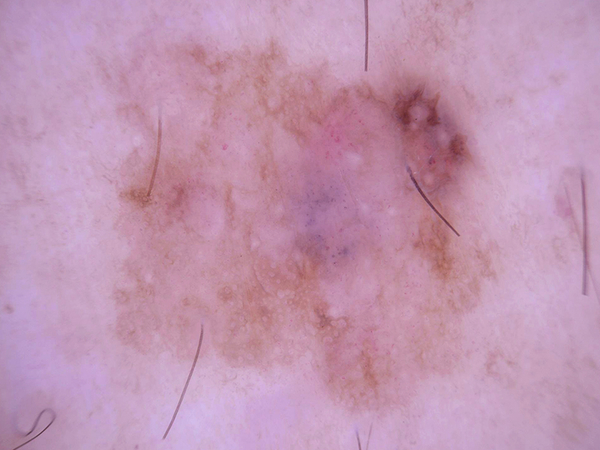
#> input picture backend/image_processing/example.jpg, 600 x 450 px
$ python -i noise_removal.py   (imports and definitions only)
#> lines starting #> are read from the running program, lines starting #| are printed output that depends on the picture; after the words box and inside, x2 and y2 are one past the last pixel; in counts of white or black regions, pixels touching at a corner belong together
from dataclasses import dataclass
import cv2
from skimage import img_as_float
from skimage.segmentation import chan_vese
import numpy as np


@dataclass
class DullRazorConfig:
    ksize: int = 1
    kanchor: tuple[int, int] = (9, 9)
    gaussian_ksize: tuple[int, int] = (3, 3)
    threshold: int = 10
    threshold_max_val: int = 255
    inpaint_radius: int = 6


# [22 lines left out: function dull_razor, not called in this run]


def median_filtering(img, ksize=5):
    return cv2.medianBlur(img, ksize)


def otsu_method(img, gaussian_ksize=(5, 5), threshold=0, threshold_max_val=255):
    # gray = img
#> called with gaussian_ksize = (5, 5), threshold = 0, threshold_max_val = 255
    gray = cv2.cvtColor(img, cv2.COLOR_RGB2GRAY)
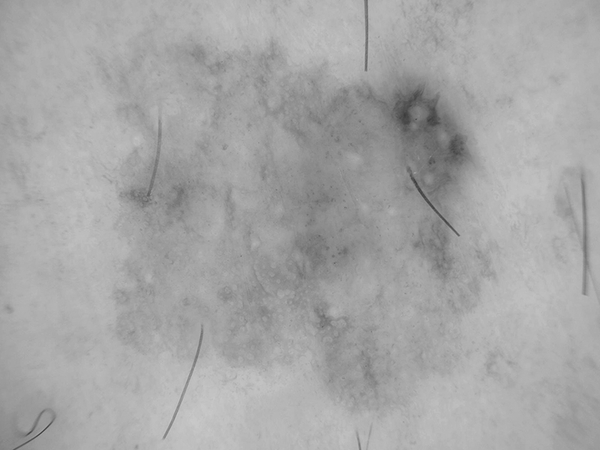
#> gray: shape (450, 600); min 60, max 201, mean 166
    blur = cv2.GaussianBlur(gray, gaussian_ksize, 0)
    _, ret = cv2.threshold(blur, threshold, threshold_max_val,
                           cv2.THRESH_BINARY + cv2.THRESH_OTSU)
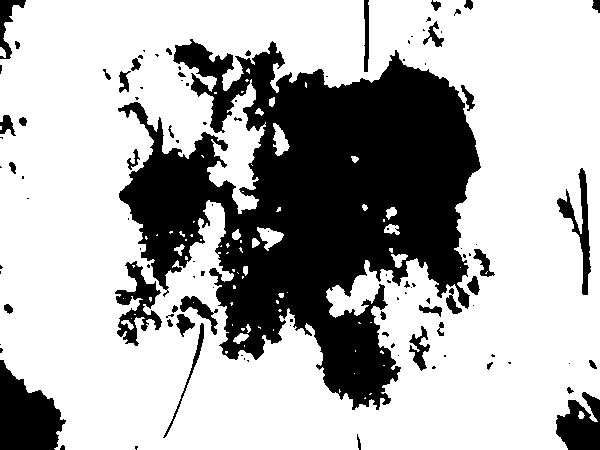
#> ret: shape (450, 600); 69.6% white; 110 black regions (65 under 20 px), largest, box (x1, y1, x2, y2) and area: (118, 39, 481, 410) 68587, (0, 360, 66, 450) 3811, (556, 392, 600, 450) 1774

    return ret


def closing(img, kernel=(3, 3)):
    img = invert_bitwise(img)
    return cv2.morphologyEx(img, cv2.MORPH_CLOSE, kernel)


def opening(img, kernel=(3, 3)):
    img = invert_bitwise(img)
    return cv2.morphologyEx(img, cv2.MORPH_OPEN, kernel)


def invert_bitwise(img):
    return cv2.bitwise_not(img)


def and_bitwise(img, msk):
    return cv2.bitwise_and(img, img, mask=msk)


@dataclass
class ChanVeseConfig:
    edge_length: float = 0.95
    lambda1: int = 1
    lambda2: int = 2
    tolerance: float = 1e-3
    iterations: int = 200
    delta: float = 0.5


def chan_vese_segmentation(
    img,
    config=ChanVeseConfig()
):
    image_float = img_as_float(img)
    mask = chan_vese(image_float, mu=config.edge_length, lambda1=config.lambda1,
                     lambda2=config.lambda2, tol=config.tolerance, max_num_iter=config.iterations,
                     dt=config.delta, init_level_set="checkerboard", extended_output=False)
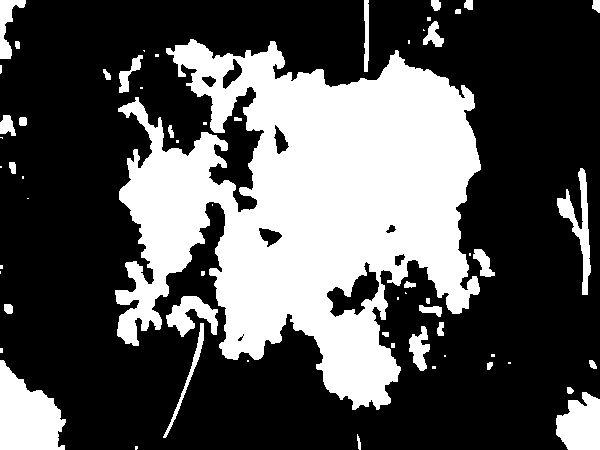
#> mask: shape (450, 600) bool; 33.2% white; 61 white regions (27 under 20 px), largest, box (x1, y1, x2, y2) and area: (115, 39, 481, 410) 76604, (0, 360, 66, 450) 3950, (556, 392, 600, 450) 1961
    return img * mask


def hair_removal(img):
    processed_img, _bhf = dull_razor(img)
    return median_filtering(processed_img)


def lession_segmentation(img):
    segmented_image = otsu_method(img)
    segmented_image = invert_bitwise(
        chan_vese_segmentation(invert_bitwise(segmented_image)))
    enclosed_image = closing(segmented_image)
#> in closing, `return cv2.morphologyEx(img, cv2.MORPH_CLOSE, kernel)`:
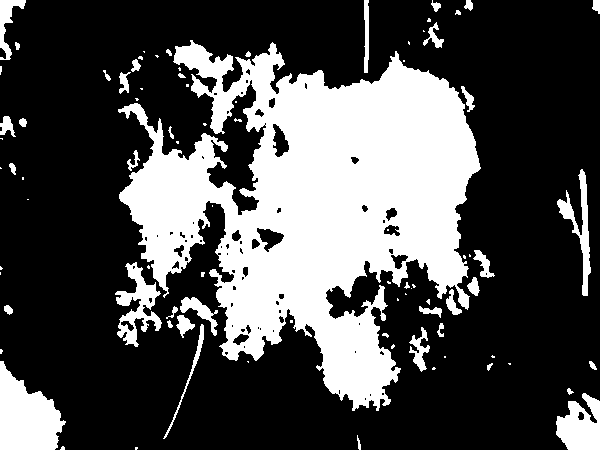
#> returned value: shape (450, 600); 30.4% white; 87 white regions (44 under 20 px), largest, box (x1, y1, x2, y2) and area: (118, 40, 481, 411) 68708, (0, 361, 66, 450) 3757, (556, 393, 600, 450) 1746
    return opening(invert_bitwise(enclosed_image))
#> in opening, `return cv2.morphologyEx(img, cv2.MORPH_OPEN, kernel)`:
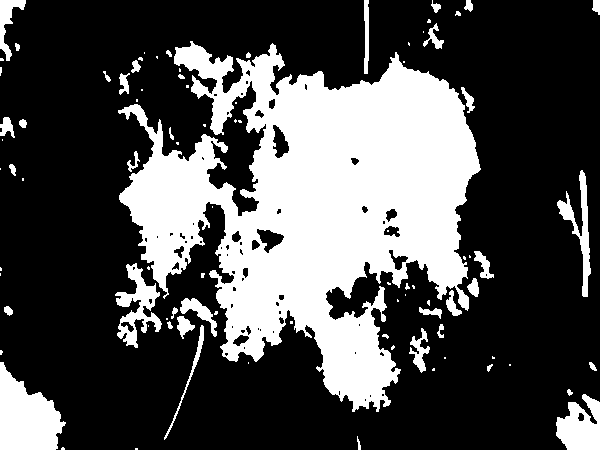
#> returned value: shape (450, 600); 30.3% white; 90 white regions (47 under 20 px), largest, box (x1, y1, x2, y2) and area: (118, 41, 481, 412) 68655, (0, 362, 66, 450) 3700, (556, 394, 600, 450) 1714


# [89 lines left out: functions homomorphic_filtering, glare_removal, adaptive_histogram_equalization, histogram_equalization, not called in this run]

>>> import cv2
>>> picture = cv2.cvtColor(cv2.imread('example.jpg'), cv2.COLOR_BGR2RGB)
>>> result = lession_segmentation(picture)

$ run again, on backend/image_processing/melColor.jpg
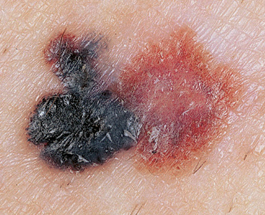
#> input picture backend/image_processing/melColor.jpg, 265 x 215 px
#> in otsu_method, `_, ret = cv2.threshold(blur, threshold, threshold_max_val, cv2.THRESH_..`:
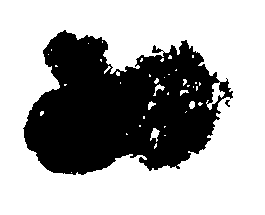
#> ret: shape (215, 265); 65.5% white; 2 black regions, box (x1, y1, x2, y2) and area: (23, 30, 233, 175) 19652, (225, 100, 230, 107) 20
#> mask: shape (215, 265) bool; 36.8% white; 1 white region, box (x1, y1, x2, y2) and area: (23, 30, 233, 175) 20983
#> in opening, `return cv2.morphologyEx(img, cv2.MORPH_OPEN, kernel)`:
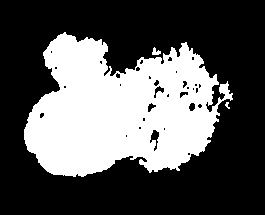
#> returned value: shape (215, 265); 34.6% white; 3 white regions (1 under 20 px), largest, box (x1, y1, x2, y2) and area: (24, 32, 233, 177) 19625, (152, 47, 161, 55) 43
